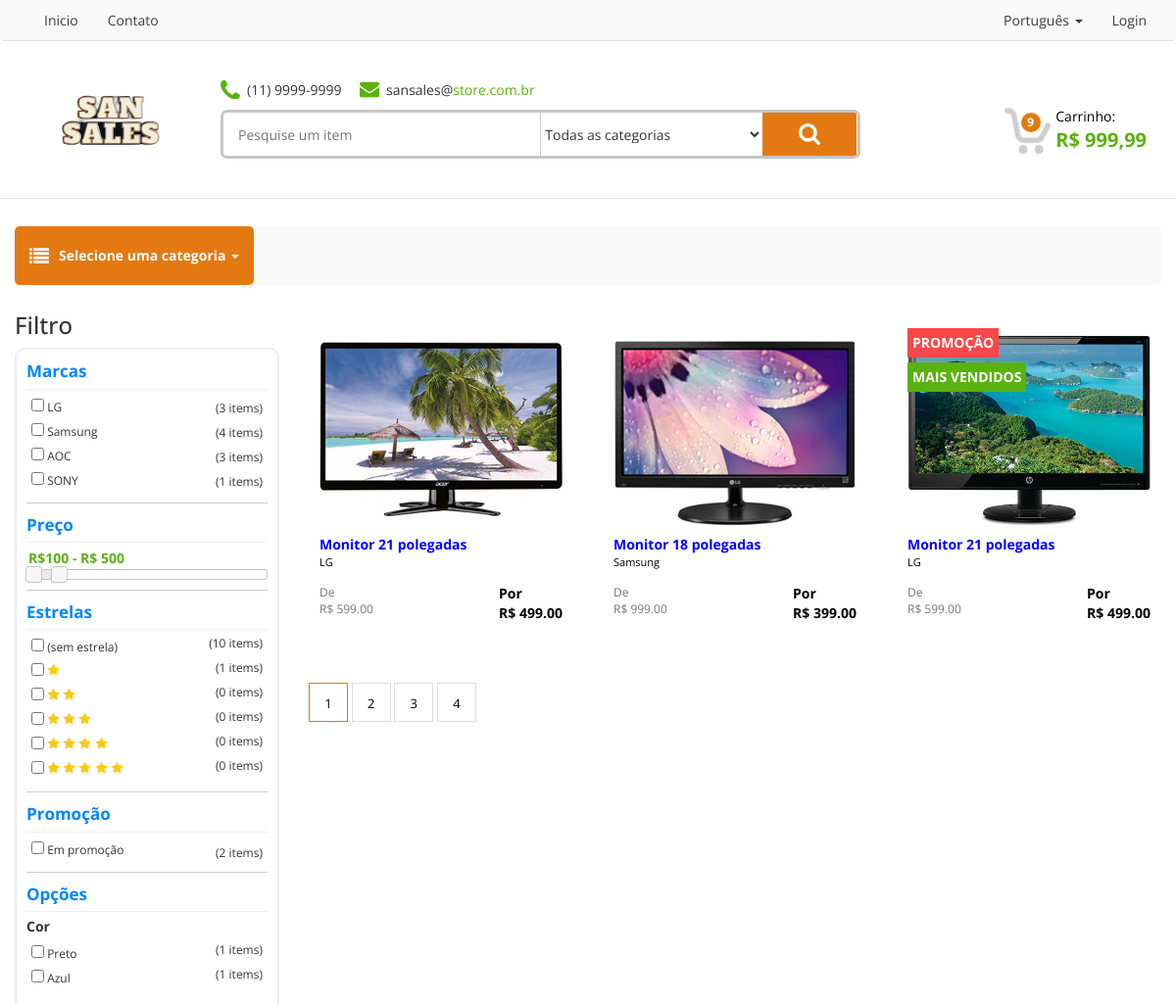
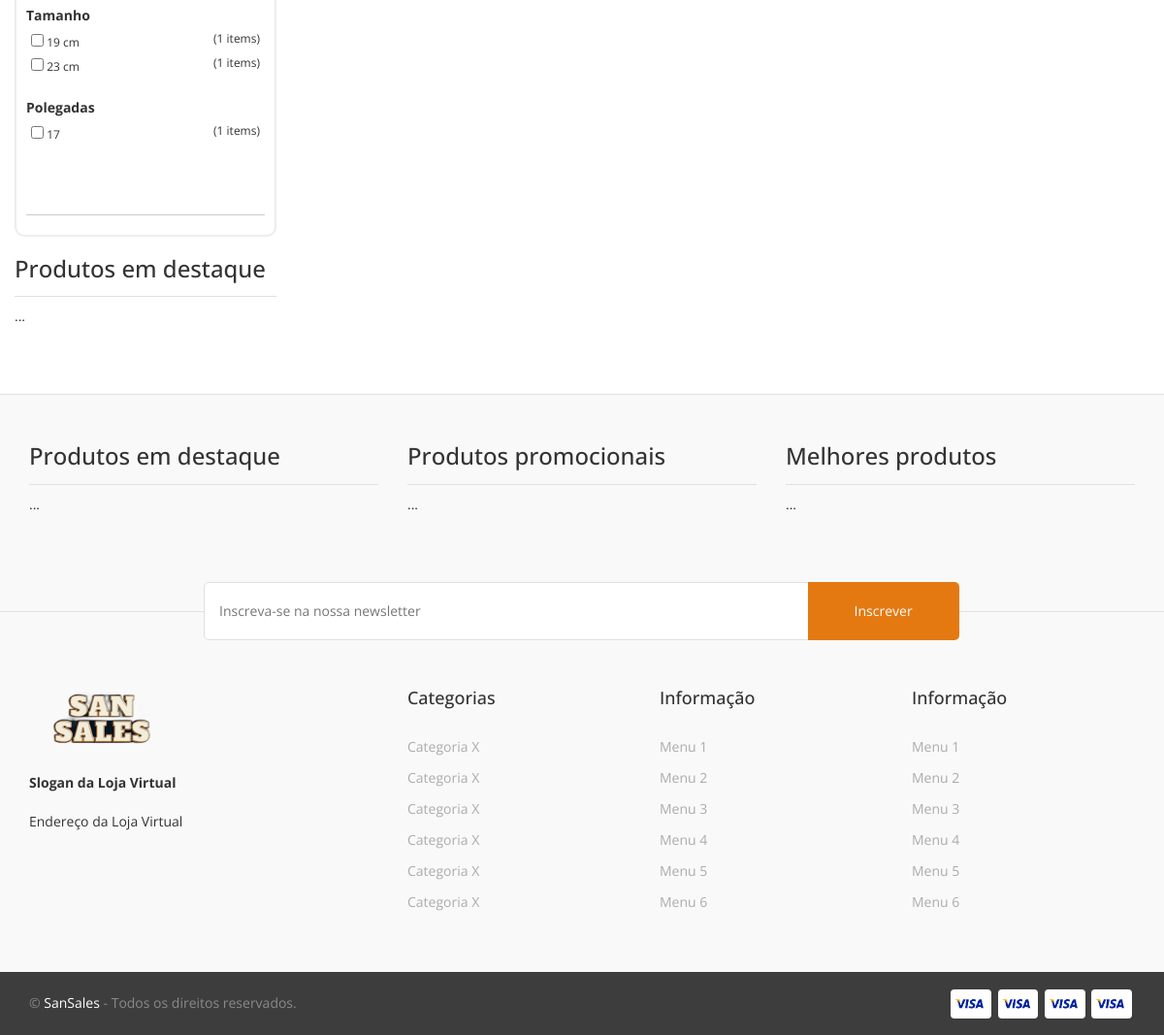
The page / on the database its author committed (2 pictures, top to bottom).
### tables this page shows
create table tb_products(   
	id_product int(11) unsigned primary key auto_increment not null,    
    id_category int(11) not null,         
    id_brand int(11) not null,            
    nm_product varchar(100) not null,              
    ds_product text,                      
    qt_stock int(11) not null,              
    vl_price float(10,2) not null,         
    vl_price_from float(10,2) not null,     
    qt_rating float  not null,               
    ic_featured tinyint(1) not null,            
	ic_sale tinyint(1) not null,                
    ic_bestseller tinyint(1) not null,         
    ic_new_product tinyint(1) not null,        
    id_options varchar(200)                    
);

create table tb_brands(    
	id_brand int(11) unsigned primary key auto_increment not null,   
    nm_brand varchar(100) not null                      
);

create table tb_products_images(
	id_image int(11) unsigned primary key not null auto_increment, 
    id_product int(11) not null,     
    ds_url varchar(50) not null   
);

### views/template.php (the view, shortened to what the rows shown need)
<!DOCTYPE html>
<html>
<head>
	<link rel="stylesheet" href="<?php echo BASE_URL; ?>assets/css/bootstrap.min.css" type="text/css" />
	<link rel="stylesheet" href="<?php echo BASE_URL; ?>assets/css/jquery-ui.min.css" type="text/css" />
	<link rel="stylesheet" href="<?php echo BASE_URL; ?>assets/css/jquery-ui.structure.css" type="text/css" />
	<link rel="stylesheet" href="<?php echo BASE_URL; ?>assets/css/jquery-ui.theme.css" type="text/css" />
	<link rel="stylesheet" href="<?php echo BASE_URL; ?>assets/css/style.css" type="text/css" />
</head>
<body>
				<li class="active"><a href="<?php echo BASE_URL; ?>"><?php $this->lang->get('HOME'); ?></a></li>
				<li><a href="<?php echo BASE_URL; ?>contact"><?php $this->lang->get('CONTACT'); ?></a></li>
					<a class="dropdown-toggle" data-toggle="dropdown" href="#"><?php $this->lang->get('LANGUAGE'); ?>
						<span class="caret"></span></a>
				<li><a href="<?php echo BASE_URL; ?>login"><?php $this->lang->get('LOGIN'); ?></a></li>
							<input type="text" name="s" required placeholder="<?php $this->lang->get('SEARCHFORANITEM'); ?>" />
								<option value=""><?php $this->lang->get('ALLCATEGORIES'); ?></option>
								<?php $this->lang->get('CART'); ?>:<br />
						<a class="dropdown-toggle" data-toggle="dropdown" href="#"><?php $this->lang->get('SELECTCATEGORY'); ?>
							<span class="caret"></span></a>
	<section>
		<div class="container">
			<div class="row">
				<div class="col-sm-3">
					<aside>
						<h1><?php $this->lang->get('FILTER'); ?></h1>
						<div class="filterarea">
							<form method="GET">
								<div class="filterbox">
									<div class="filtertitle"><?php $this->lang->get('BRANDS'); ?></div>
									<div class="filtercontent">
										<?php foreach ($viewData['filters']['brands'] as $bitem) : ?>
											<div class="filteritem">
												<input type="checkbox" <?php echo (isset($viewData['filters_selected']['brand']) && in_array($bitem['id_brand'], $viewData['filters_selected']['brand']))?'checked="checked"':''; ?> name="filter[brand][]" value="<?php echo $bitem['id_brand']; ?>" id="filter_brand<?php echo $bitem['id_brand']; ?>" />
												<label for="filter_brand<?php echo $bitem['id_brand']; ?>"> <?php echo $bitem['nm_brand']; ?> </label> <span id="qt_brand">(<?php echo $bitem['count']; ?> items)</span>
											</div>
										<?php endforeach; ?>
									</div>
								</div>
									<div class="filtertitle"><?php $this->lang->get('PRICE'); ?></div>
									<div class="filtertitle"><?php $this->lang->get('RATING'); ?></div>
												(<?php $this->lang->get('NO_STAR'); ?>)
									<div class="filtertitle"><?php $this->lang->get('SALE'); ?></div>
									<div class="filtertitle"><?php $this->lang->get('OPTIONS'); ?></div>
										<!-- <pre>
										Abaixo presenta o array no formato arvore está aqui somente para debugar caso necessário
										//
							</form>
						</div>
						<div class="widget">
							<h1><?php $this->lang->get('FEATUREDPRODUCTS'); ?></h1>
						</div>
					</aside>
				</div>
				<div class="col-sm-9"><?php $this->loadViewInTemplate($viewName, $viewData); ?></div>
			</div>
		</div>
	</section>
	<footer>
		<div class="container">
			<div class="row">
				<div class="col-sm-4">
					<div class="widget">
						<h1><?php $this->lang->get('FEATUREDPRODUCTS'); ?></h1>
					</div>
				</div>
				<div class="col-sm-4">
					<div class="widget">
						<h1><?php $this->lang->get('ONSALEPRODUCTS'); ?></h1>
					</div>
				</div>
				<div class="col-sm-4">
					<div class="widget">
						<h1><?php $this->lang->get('TOPRATEDPRODUCTS'); ?></h1>
					</div>
				</div>
			</div>
		</div>
	</footer>
</body>
</html>

### core/Language.php (shortened to what the rows shown need)
<?php
class Language {
    private $ini;
    public function __construct() {
        global $config;
        $this->l = $config['default_lang'];
        $this->ini = parse_ini_file('lang/'.$this->l.'.ini');
    }
    public function get($word, $return = false){
        $text = $word;
        if(isset($this->ini[$word])) {
            $text = $this->ini[$word];
        }
        if($return) {
            return $text;
        } else {
            echo $text;
        }
    }
}
?>

### views/home.php (shortened to what the rows shown need)
<div class="row">
    <?php
    $a = 0;
    ?>
    <?php foreach ($list as $key => $product_item) : ?>
        <div class="col-sm-4">
            <?php $this->loadView('product_item', $product_item); ?>
        </div>
        <?php
        if ($a >= 2) {
            $a = 0;
            echo '</div> <div class="row">';
        } else {
            $a++;
        }
        ?>
    <?php endforeach; ?>
</div>

### views/product_item.php (shortened to what the rows shown need)
<div class="product_item">
    <a href="">
        <div class="product_tags">
            <?php if($ic_sale == '1'): ?>
                <div class="product_tag product_tag_red"><b><?php $this->lang->get('SALE');?></b></div>
            <?php endif; ?>
            <?php if($ic_bestseller == '1'): ?>
                <div class="product_tag product_tag_green"><b><?php $this->lang->get('BESTSELLER');?></b></div>
            <?php endif; ?>
        </div>
        <div class="product_image">
            <?php if(isset($images) && !empty($images)): ?>
				<img src="<?php echo BASE_URL;?>media/products/<?php echo $images[0]['ds_url']; ?>" width="100%" />
			<?php endif; ?>
        </div>
        <div class="product_name"><?php echo $nm_product; ?> </div>
        <div class="product_brand"> <?php echo $brand_name; ?> </div>
        <div class="product_price_from"> <?php
            if($vl_price_from != '0'){
                echo "De<br/>R$ ".number_format($vl_price_from,2);
            }
        ?> </div>
        <div class="product_price">Por<br/>R$  <?php echo number_format($vl_price,2); ?> </div>
    </a>
</div>

### rows shown on the page
tb_products: nm_brand "LG", id_product "3", text "PROMOÇÃO MAIS VENDIDOS", tb_products_images.ds_url (picture), nm_product "Monitor 21 polegadas", brand_name "LG", vl_price_from "599.00", vl_price "499.00"
tb_brands: nm_brand "AOC", id_brand "3"
tb_brands: nm_brand "SONY", count "1"
tb_products: tb_products_images.ds_url (picture), nm_product "Monitor 21 polegadas", brand_name "LG", vl_price_from "599.00", vl_price "499.00"
tb_products: tb_products_images.ds_url (picture), nm_product "Monitor 18 polegadas", brand_name "Samsung", vl_price_from "999.00", vl_price "399.00"

### other values the page prints
$bitem['nm_brand'] "Samsung"
$bitem['count'] "4"
$viewData['filters']['stars']['0'] "10"
$viewData['filters']['stars']['1'] "1"
$viewData['filters']['stars']['2'] "0"
$viewData['filters']['stars']['3'] "0"
$viewData['filters']['stars']['4'] "0"
$viewData['filters']['stars']['5'] "0"
$viewData['filters']['sale'] "2"
$option['name'] "Cor"
$op['value'] "Preto"
$op['count'] "1"
$op['value'] "Azul"
$option['name'] "Tamanho"
$op['value'] "19 cm"
